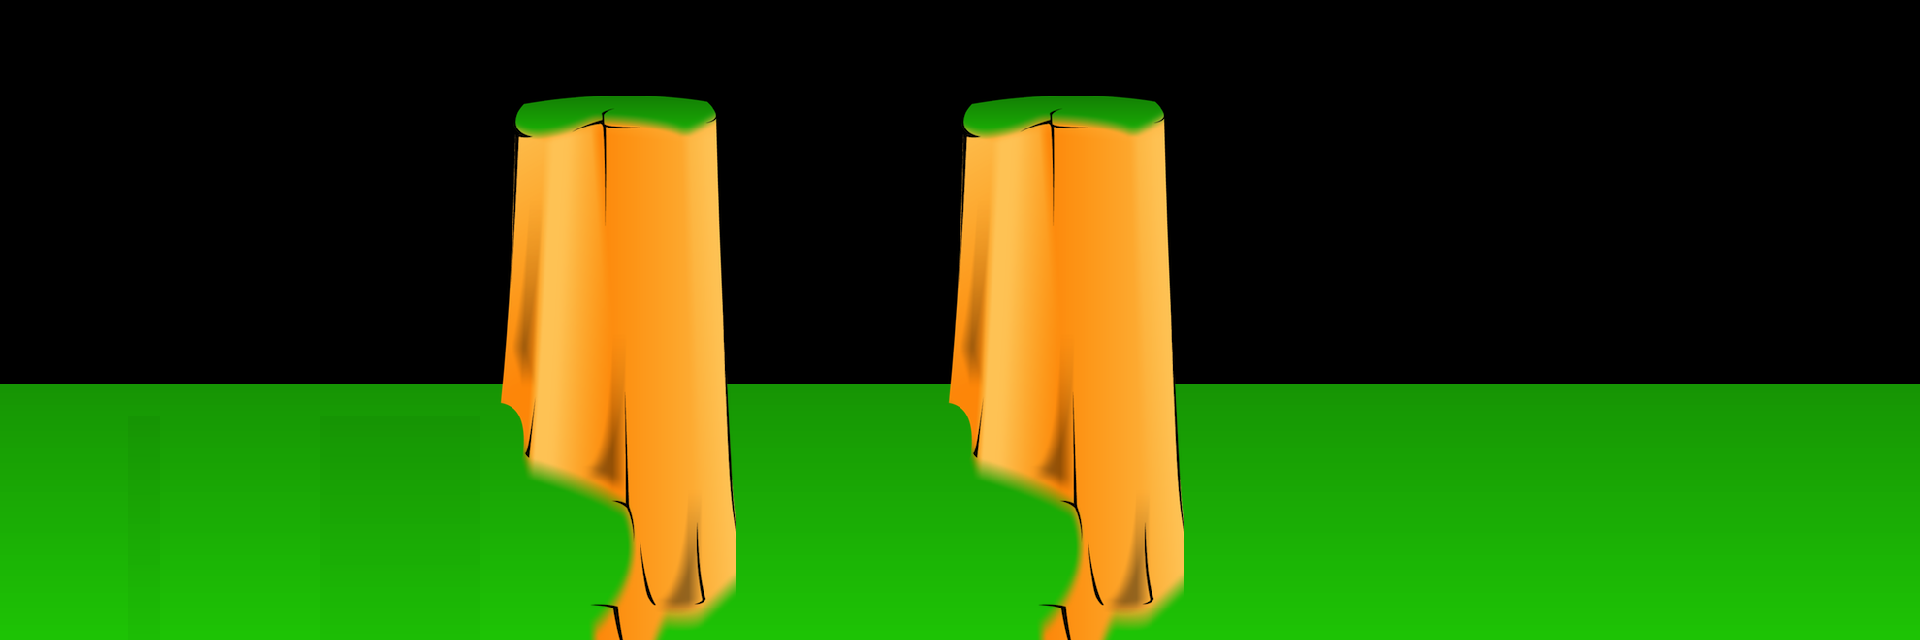

Below is a game level as drawn by its tile map, then a one-line description and the .tmx that defines it (tile-layer data replaced by summaries):
An orthogonal 60x20 tile map with 32x32 px tiles, 2 tile layers (back, cliff), 2 tilesets and 5 objects.

<map version="1.0" orientation="orthogonal" width="60" height="20" tilewidth="32" tileheight="32">
 <tileset firstgid="1" name="RH Ground" tilewidth="32" tileheight="32" spacing="1" margin="1">
  <image source="RH Ground.png" width="1960" height="675" />
 </tileset>
 <tileset firstgid="3721" name="Cliff copy" tilewidth="32" tileheight="32" spacing="1" margin="1">
  <image source="Cliff copy.png" width="280" height="661" />
 </tileset>
 <layer name="back" width="60" height="20">
  <data>[1200 cells, 480 non-empty, 216 distinct tile ids]</data>
 </layer>
 <layer name="cliff" width="60" height="20">
  <data>[1200 cells, 272 non-empty, 136 distinct tile ids]</data>
 </layer>
 <objectgroup name="end" width="60" height="20">
  <object x="1767" y="6" width="152" height="636" />
 </objectgroup>
 <objectgroup name="collisions" width="60" height="20">
  <object x="-3" y="463" width="1915" height="242" />
  <object x="518" y="100" width="204" height="416" />
  <object x="964" y="102" width="204" height="412" />
  <object x="1394" y="-170" height="6" />
 </objectgroup>
</map>